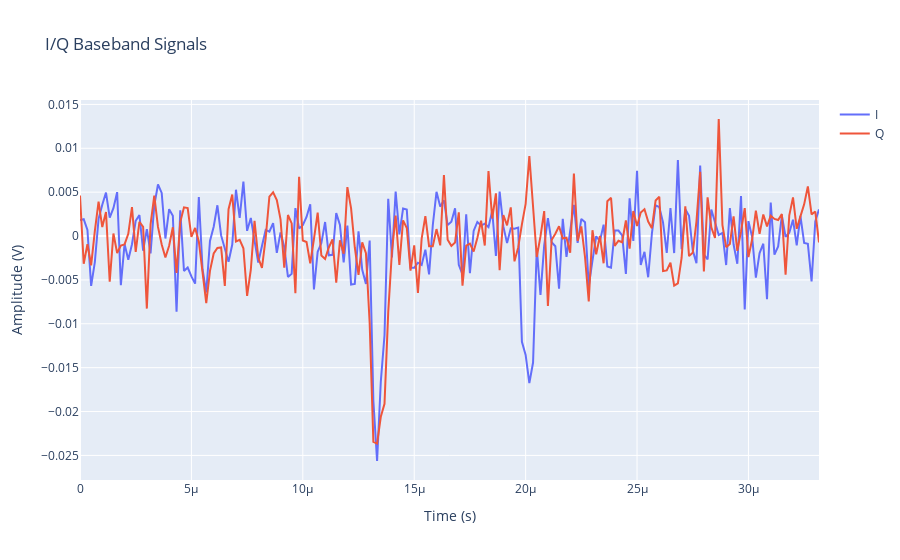

Here is the notebook cell this chart was saved with:
### Markdown cell above
_Plot the baseband samples_

### Code cell
fig = go.Figure()

fig.add_trace(
    go.Scatter(
        x=timestamp[0, 0, :],
        y=np.real(baseband[0, 0, :]),
        name="I",
    )
)
fig.add_trace(
    go.Scatter(
        x=timestamp[0, 0, :],
        y=np.imag(baseband[0, 0, :]),
        name="Q",
    )
)

fig.update_layout(
    title="I/Q Baseband Signals",
    yaxis=dict(title="Amplitude (V)"),
    xaxis=dict(title="Time (s)"),
)

# uncomment this to display interactive plot
fig.show()

# display static image to reduce size on radarsimx.com
# img_bytes = fig.to_image(format="jpg", scale=2)
# display(Image(img_bytes))

### Figure 1 — Plotly figure (JSON) as saved in the notebook; plotly's stock layout.template omitted (floating-point values rounded to 4 significant figures; data arrays with more than 128 entries replaced by an {"elided": "..."} marker saying what was removed)
{"data": [{"name": "I", "type": "scatter", "x": {"elided": "200 float values"}, "y": {"elided": "200 float values"}}, {"name": "Q", "type": "scatter", "x": {"elided": "200 float values"}, "y": {"elided": "200 float values"}}], "layout": {"title": {"text": "I/Q Baseband Signals"}, "xaxis": {"title": {"text": "Time (s)"}}, "yaxis": {"title": {"text": "Amplitude (V)"}}}}
